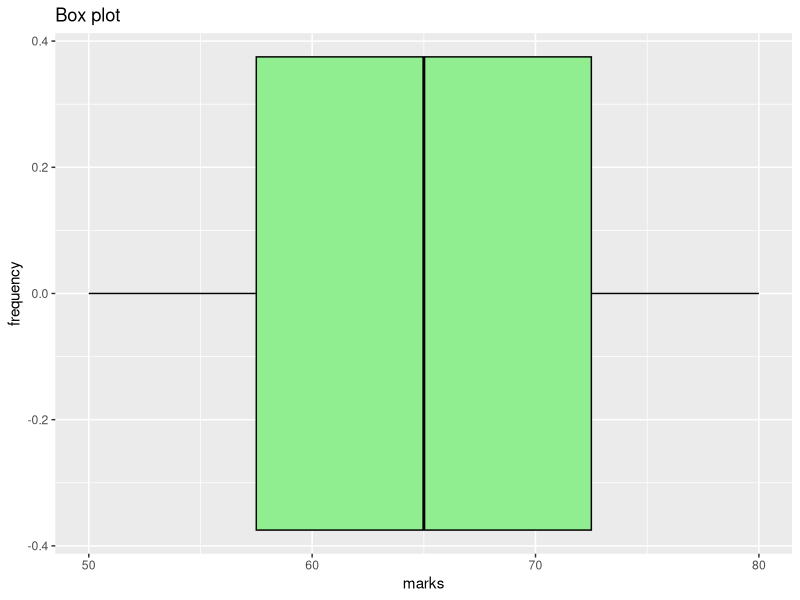

Write the R code that produced this figure.
#box plot
install.packages("ggplot2")
library(ggplot2)
student_df<-data.frame(
Name=c("Subham","Aman","Ashish","Swadhin"),
marks=c(50,60,70,80)
)
ggplot(student_df,aes(x=marks))+
geom_boxplot(fill="lightgreen",color="black")+
labs(title = "Box plot",x="marks",y="frequency")
